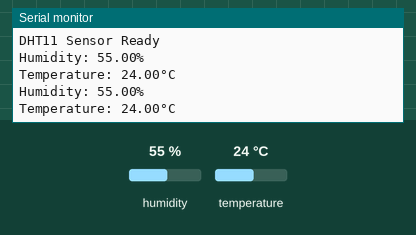
Simulated run of this sketch. Board: Arduino Uno, built with avr-gcc and run on an emulated ATmega328P. Shown: the last lines printed to the serial monitor. Inputs (shaded band) come from the test bench; at power-on: humidity 55 %, temperature 24 °C.

Above: at 2.8 s.
2.9 s: humidity set to 22 %
At 4.4 s:
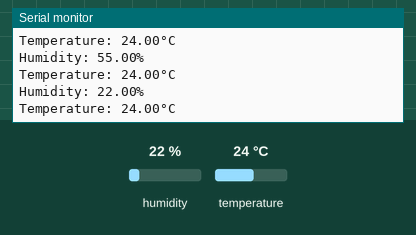
5.6 s: temperature set to 12 °C
At 6.8 s:
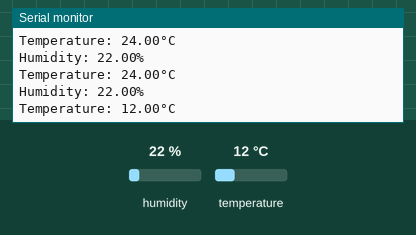
8.3 s: humidity set to 40 %
At 11.7 s:
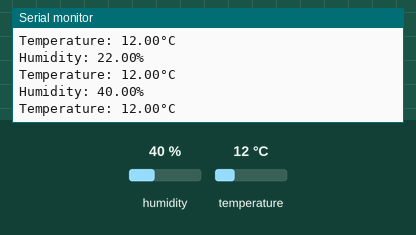
Timing chart, 0 to 13.2 s (numbered marks = the images above; inputs shaded):
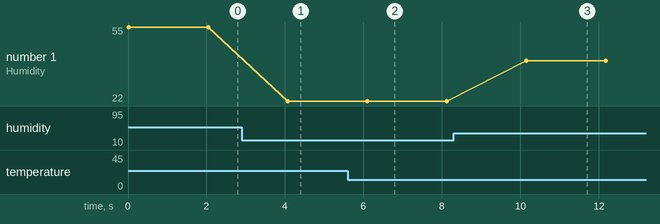

Measured:
- after the input at 2.9 s, the serial monitor: prints a new line after 1.2 s (image 1)
- after the input at 5.6 s, the serial monitor: prints a new line after 0.52 s (image 2)
- after the input at 8.3 s, the serial monitor: prints a new line after 1.8 s (image 3)
- plotted number 1: 55 → 22 after the input at 2.9 s, 22 → 40 after the input at 8.3 s

The sketch:

main.ino
```cpp
#include <DHT.h>

#define DHTPIN 2     // Pin where the DHT11 is connected
#define DHTTYPE DHT11

DHT dht(DHTPIN, DHTTYPE);

void setup() {
  Serial.begin(9600);
  dht.begin();
  Serial.println("DHT11 Sensor Ready");
}

void loop() {
  float humidity = dht.readHumidity();
  float temperature = dht.readTemperature();

  if (isnan(humidity) || isnan(temperature)) {
    Serial.println("Failed to read from DHT11 sensor!");
    return;
  }

  Serial.print("Humidity: ");
  Serial.print(humidity);
  Serial.println("%");

  Serial.print("Temperature: ");
  Serial.print(temperature);
  Serial.println("°C");

  delay(2000); // Wait for 2 seconds before reading again
}
```
